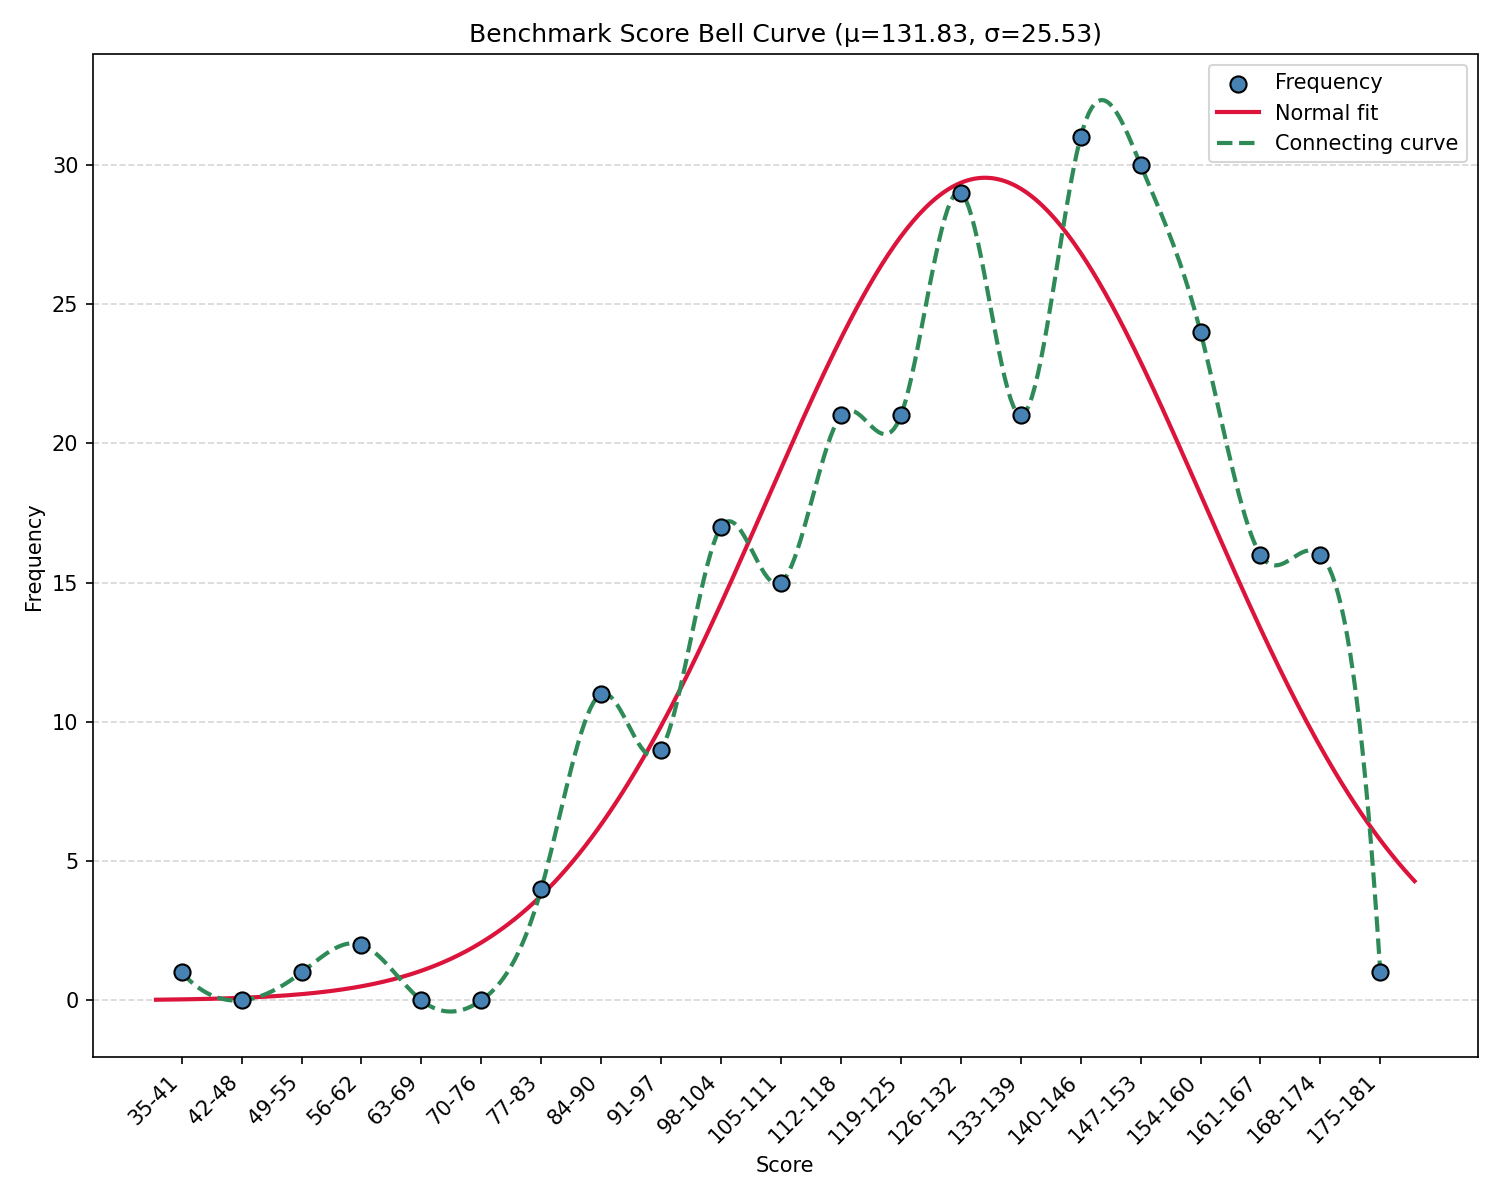

Source code (Python):
import csv
import math
import os

import matplotlib.pyplot as plt
import numpy as np
from scipy.interpolate import make_interp_spline

CSV_PATH = "benchmark_scores.csv"
STATS_CSV_PATH = "benchmark_stats.csv"
BUCKET_SIZE = 7


def save_stats(path, n, mu, sigma, se):
    exists = os.path.exists(path)
    serial = 1
    if exists:
        with open(path) as f:
            serial = sum(1 for _ in f)
    with open(path, "a", newline="") as f:
        writer = csv.writer(f)
        if not exists:
            writer.writerow(["serial", "n", "mu", "sigma", "se"])
        writer.writerow([serial, n, f"{mu:.2f}", f"{sigma:.2f}", f"{se:.2f}"])


def load_scores(path):
    with open(path, newline="") as f:
        return [float(row["score"]) for row in csv.DictReader(f) if row.get("score", "").strip()]


def bucket_scores(scores, size):
    lo = (int(min(scores)) // size) * size
    hi = (int(max(scores)) // size + 1) * size
    edges = list(range(lo, hi + 1, size))
    counts = [0] * (len(edges) - 1)
    for s in scores:
        idx = min(int((s - lo) // size), len(counts) - 1)
        counts[idx] += 1
    labels = [f"{edges[i]}-{edges[i + 1] - 1}" for i in range(len(counts))]
    centers = [(edges[i] + edges[i + 1] - 1) / 2 for i in range(len(counts))]
    return labels, centers, counts, edges


def main():
    scores = load_scores(CSV_PATH)
    labels, centers, counts, edges = bucket_scores(scores, BUCKET_SIZE)

    mu = float(np.mean(scores))
    sigma = float(np.std(scores))
    se = sigma / math.sqrt(len(scores))
    save_stats(STATS_CSV_PATH, len(scores), mu, sigma, se)
    x_curve = np.linspace(edges[0], edges[-1], 400)
    pdf = (1 / (sigma * math.sqrt(2 * math.pi))) * np.exp(-0.5 * ((x_curve - mu) / sigma) ** 2)
    y_curve = pdf * len(scores) * BUCKET_SIZE

    _, ax = plt.subplots(figsize=(10, 8))
    ax.scatter(centers, counts, color="steelblue", edgecolor="black",
               s=60, zorder=3, label="Frequency")
    ax.plot(x_curve, y_curve, color="crimson", linewidth=2, label="Normal fit")

    spline = make_interp_spline(centers, counts, k=3)
    x_smooth = np.linspace(min(centers), max(centers), 400)
    y_smooth = spline(x_smooth)
    ax.plot(x_smooth, y_smooth, color="seagreen", linewidth=2,
            linestyle="--", label="Connecting curve")

    ax.set_xticks(centers)
    ax.set_xticklabels(labels, rotation=45, ha="right")
    ax.set_xlabel("Score")
    ax.set_ylabel("Frequency")
    ax.set_title(f"Benchmark Score Bell Curve (μ={mu:.2f}, σ={sigma:.2f})")
    ax.legend()
    ax.grid(axis="y", linestyle="--", alpha=0.5)

    plt.tight_layout()
    plt.savefig("bell_curve.png", dpi=150)
    plt.show()


if __name__ == "__main__":
    main()
